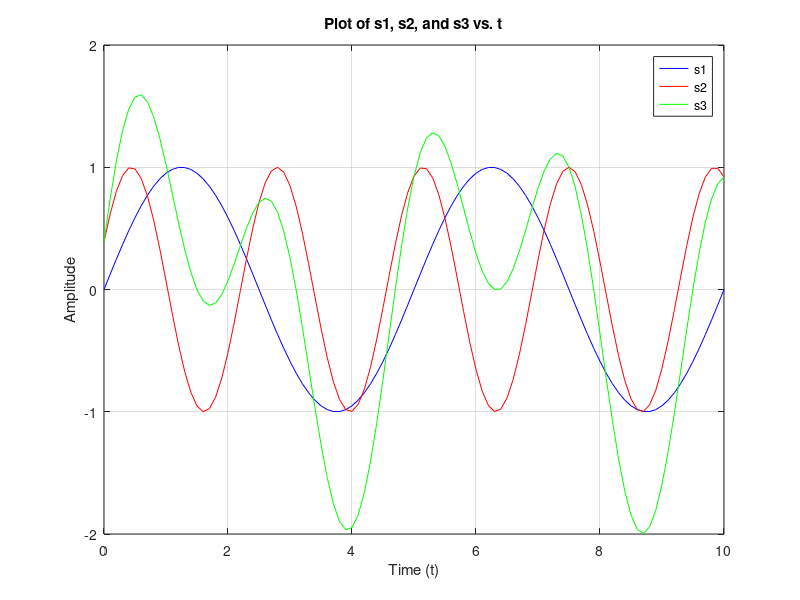

The MATLAB script that drew this image:
f1 = 0.2; % Define the vals f1, f2, t
f2 = 0.425;
t = 0:0.1:10;
s1 = sin(2*pi*f1*t); % Calculate s1, s2, and s3
s2 = sin(2*pi*f2*t + 0.4);
s3 = s1 + s2;
plot(t, s1, 'b'); % plot s1 in blue
hold on; % Allow multiple plots on the same graph
plot(t, s2, 'r'); % plot s2 in red
plot(t, s3, 'g'); % plot s3 in green
xlabel('Time (t)'); % label x axis
ylabel('Amplitude'); % label y axis
title('Plot of s1, s2, and s3 vs. t'); % create title
legend('s1', 's2', 's3'); % create legend
grid on; % add a grid
hold off; % stop allowing multiple plots on the same graph